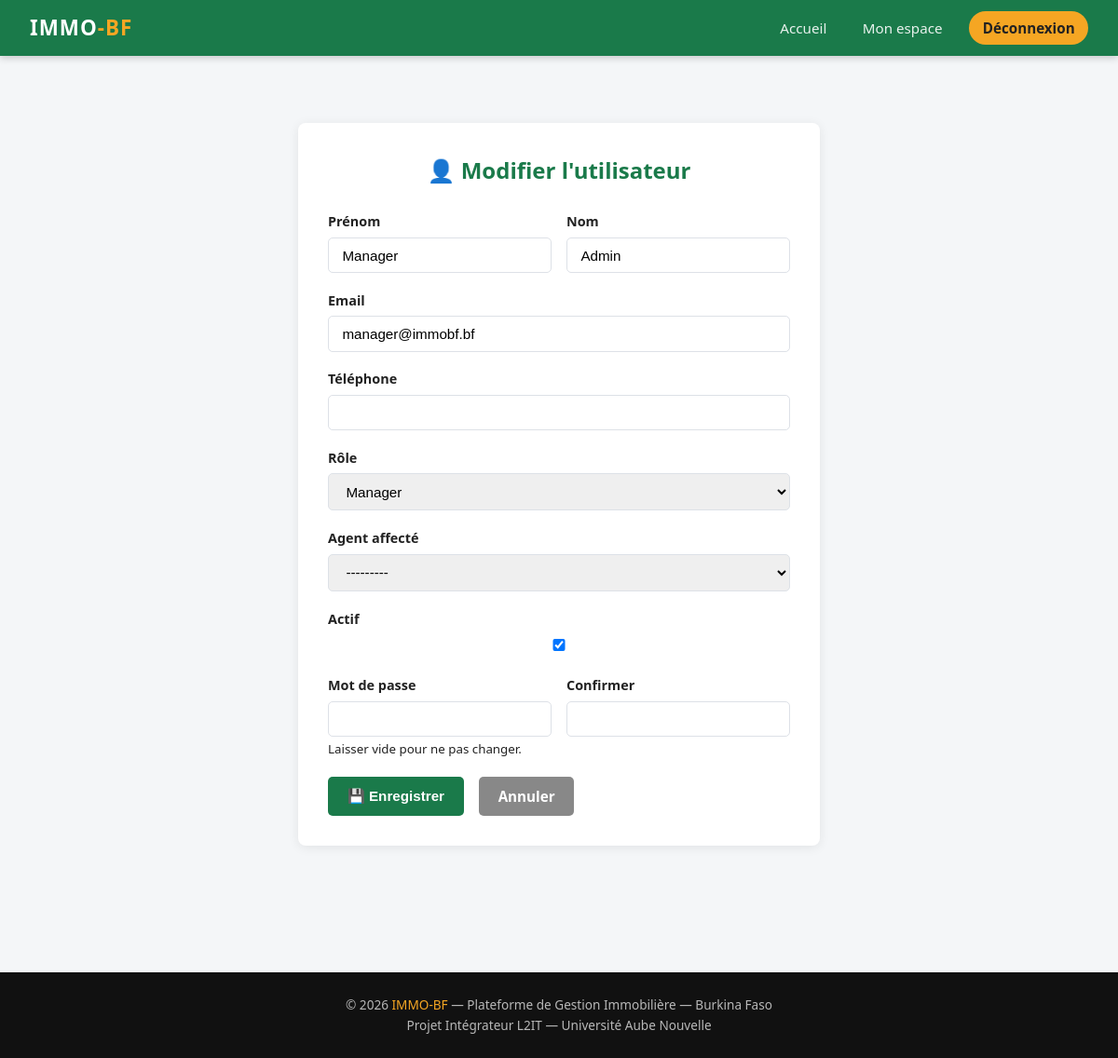
/manager/utilisateurs/modifier/1/ (signed in), run on the app's committed database.
### immobilier/models.py (models this page shows, shortened)
class Utilisateur(AbstractBaseUser, PermissionsMixin):
    ROLE_CHOICES = [
        ('visiteur', 'Visiteur'),
        ('client', 'Client'),
        ('bailleur', 'Bailleur'),
        ('agent', 'Agent'),
        ('manager', 'Manager'),
    ]
    email = models.EmailField(unique=True, verbose_name="Email")
    nom = models.CharField(max_length=100, verbose_name="Nom")
    prenom = models.CharField(max_length=100, verbose_name="Prénom")
    telephone = models.CharField(max_length=20, blank=True, verbose_name="Téléphone")
    role = models.CharField(max_length=20, choices=ROLE_CHOICES, default='client', verbose_name="Rôle")
    is_active = models.BooleanField(default=True)
    is_staff = models.BooleanField(default=False)
    date_inscription = models.DateTimeField(default=timezone.now)
    agent_affecte = models.ForeignKey(
        'self', null=True, blank=True,
        on_delete=models.SET_NULL,
        related_name='clients_affectes',
        limit_choices_to={'role': 'agent'},
        verbose_name="Agent affecté"
    )
    objects = UtilisateurManager()
    USERNAME_FIELD = 'email'
    REQUIRED_FIELDS = ['nom', 'prenom']
    class Meta:
        verbose_name = "Utilisateur"
        verbose_name_plural = "Utilisateurs"

### immobilier/views.py (the view)
# urls.py: path('manager/utilisateurs/modifier/<int:pk>/', views.manager_modifier_utilisateur, name='manager_modifier_utilisateur'),
@manager_required
def manager_modifier_utilisateur(request, pk):
    user = get_object_or_404(Utilisateur, pk=pk)
    if request.method == 'POST':
        form = UtilisateurAdminForm(request.POST, instance=user)
        if form.is_valid():
            form.save()
            messages.success(request, "Utilisateur modifié.")
            return redirect('manager_utilisateurs')
    else:
        form = UtilisateurAdminForm(instance=user)
    return render(request, 'immobilier/manager/form_utilisateur.html', {
        'form': form, 'titre': 'Modifier l\'utilisateur', 'utilisateur': user
    })

### immobilier/forms.py (shortened to what this page needs)
class UtilisateurAdminForm(forms.ModelForm):
    password1 = forms.CharField(
        label="Mot de passe", widget=forms.PasswordInput(), required=False,
        help_text="Laisser vide pour ne pas changer."
    )
    password2 = forms.CharField(
        label="Confirmer", widget=forms.PasswordInput(), required=False
    )
    class Meta:
        model = Utilisateur
        fields = ['nom', 'prenom', 'email', 'telephone', 'role', 'is_active', 'agent_affecte']

### templates/immobilier/manager/form_utilisateur.html (shortened to what this page needs)
{% extends 'immobilier/base.html' %}
{% block content %}
<div class="container section">
<div class="form-card" style="max-width:560px;">
  <h2>👤 {{ titre }}</h2>
  <form method="post">
    <div class="form-row">
      <div class="form-group"><label>Prénom</label>{{ form.prenom }}</div>
      <div class="form-group"><label>Nom</label>{{ form.nom }}</div>
    </div>
    <div class="form-group"><label>Email</label>{{ form.email }}</div>
    <div class="form-group"><label>Téléphone</label>{{ form.telephone }}</div>
    <div class="form-group"><label>Rôle</label>{{ form.role }}</div>
    <div class="form-group"><label>Agent affecté</label>{{ form.agent_affecte }}</div>
    <div class="form-group"><label>Actif</label>{{ form.is_active }}</div>
    <div class="form-row">
      <div class="form-group"><label>Mot de passe</label>{{ form.password1 }}<small>{{ form.password1.help_text }}</small></div>
      <div class="form-group"><label>Confirmer</label>{{ form.password2 }}</div>
    </div>
    <div style="display:flex;gap:1rem;">
      <button type="submit" class="btn btn-vert">💾 Enregistrer</button>
      <a href="{% url 'manager_utilisateurs' %}" class="btn btn-gris">Annuler</a>
    </div>
  </form>
</div>
</div>
{% endblock %}

### static/css/style.css (style rules this page uses)
:root { --vert: #1a7a4a; --vert-clair: #25a366; --rouge: #d32f2f; --or: #f5a623; --gris-bg: #f4f6f8; --gris-bord: #dde1e7; --texte: #222; --texte-doux: #555; --blanc: #fff; --ombre: 0 2px 12px rgba(0,0,0,.08); --radius: 8px; }
* { box-sizing: border-box; margin: 0; padding: 0; }
body { font-family: 'Segoe UI', Arial, sans-serif; background: var(--gris-bg); color: var(--texte); line-height: 1.6; }
a { color: var(--vert); text-decoration: none; }
.btn { display: inline-block; padding: .55rem 1.3rem; border-radius: 5px; border: none; cursor: pointer; font-size: .95rem; font-weight: 600; transition: opacity .2s, transform .1s; }
.btn-vert { background: var(--vert); color: var(--blanc); }
.btn-gris { background: #888; color: var(--blanc); }
.container { max-width: 1100px; margin: 0 auto; padding: 0 1.2rem; }
.section { padding: 2.5rem 0; }
.form-card { background: var(--blanc); border-radius: var(--radius); padding: 2rem; box-shadow: var(--ombre); max-width: 520px; margin: 2rem auto; }
.form-card h2 { margin-bottom: 1.5rem; color: var(--vert); text-align: center; }
.form-group { margin-bottom: 1.1rem; }
.form-group label { display: block; font-weight: 600; margin-bottom: .35rem; font-size: .9rem; }
.form-group input, .form-group select, .form-group textarea { width: 100%; padding: .6rem .9rem; border: 1px solid var(--gris-bord); border-radius: 5px; font-size: .95rem; transition: border-color .2s; }
.form-row { display: grid; grid-template-columns: 1fr 1fr; gap: 1rem; }

### data on the page
Utilisateur: prenom "Manager", nom "Admin", email "manager@immobf.bf", role "Manager", agent_affecte "---------", is_active "☑"

### other printed values
{{ titre }} "Modifier l'utilisateur"
